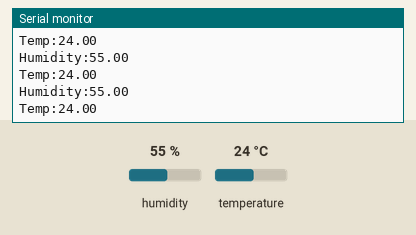
This sketch was run on a simulated Arduino Uno, built with avr-gcc and run on an emulated ATmega328P. Shown: the last lines printed to the serial monitor. The test bench sets the inputs (shaded band); at power-on: humidity 55 %, temperature 24 °C.

Above: at 2.8 s.
2.9 s: humidity set to 22 %
At 5.5 s:
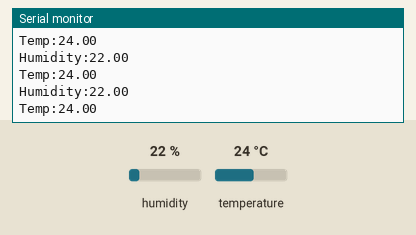
5.6 s: temperature set to 12 °C
At 6.9 s:
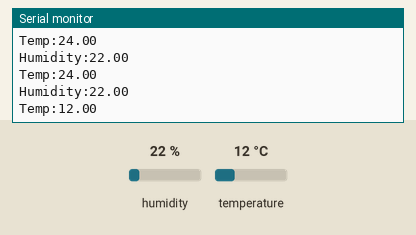
8.3 s: humidity set to 40 %
At 8.3 s:
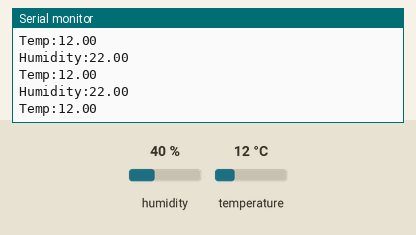
Timing chart, 0 to 11.3 s (numbered marks = the images above; inputs shaded):
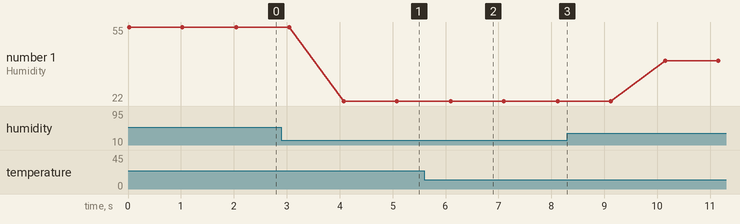

Measured:
- after the input at 2.9 s, the serial monitor: prints a new line after 1.2 s (image 1)
- after the input at 5.6 s, the serial monitor: prints a new line after 0.52 s (image 2)
- plotted number 1: 55 → 22 after the input at 2.9 s, 22 → 40 after the input at 8.3 s

The sketch:

Temp.ino
```cpp
#include <DHT.h>

float humidity;
float tempC;
int setTime = 500;
int dt = 1000;
int sensePin = 7; // Can be used at any pin

#define Type DHT11
DHT dht(sensePin, Type);

void setup()
{
  Serial.begin(9600);
  dht.begin();
}
void loop()
{
  humidity = dht.readHumidity();
  tempC = dht.readTemperature();
  Serial.print("Humidity:");
  Serial.println(humidity);
  Serial.print("Temp:");
  Serial.println(tempC);
  delay(dt);
}
```
